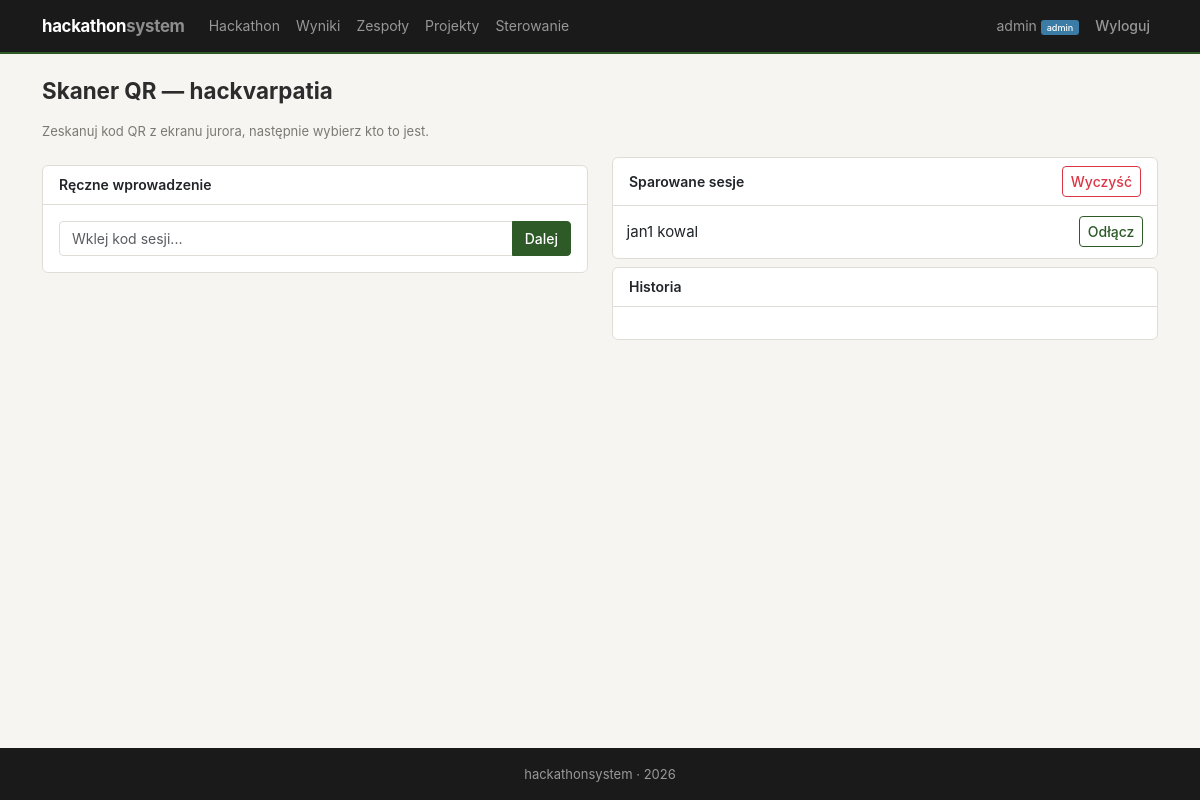
Page /jury/scanner/ (signed in) on the earlier database version.
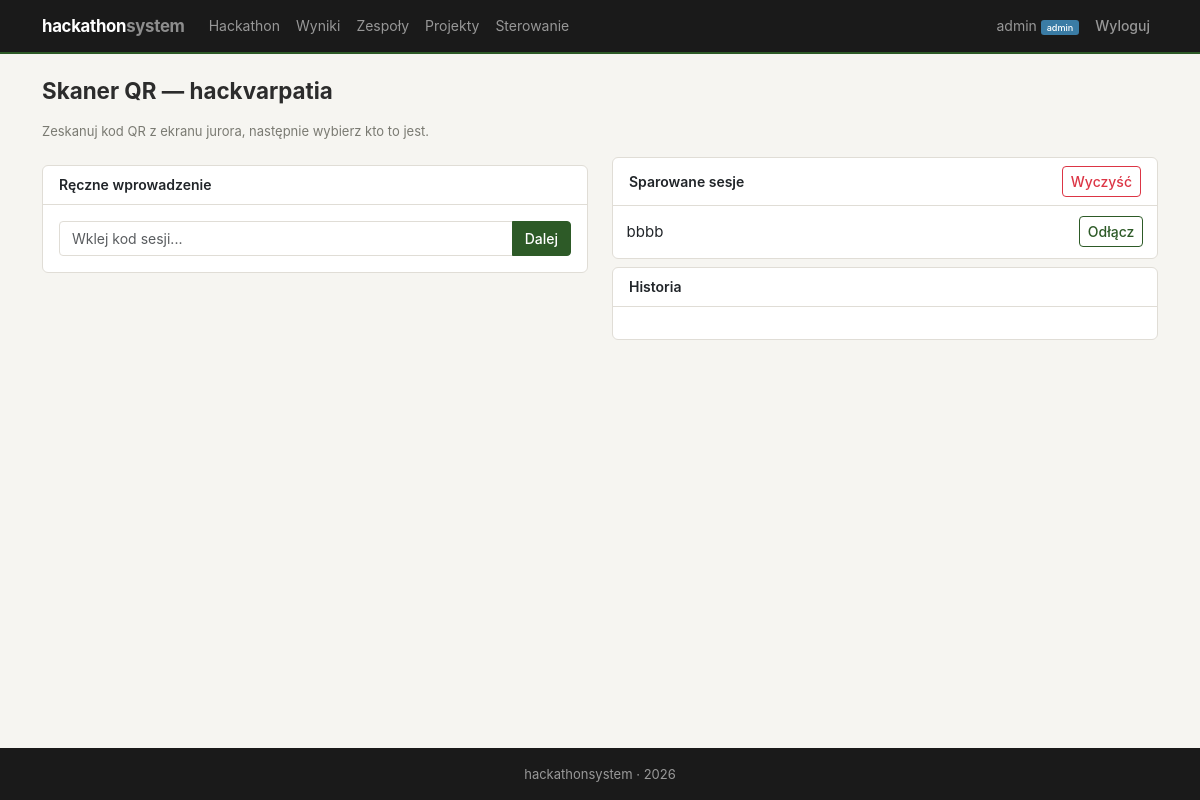
Same page on the later database version.
### judging/models.py (models this page shows, shortened)
class JurySession(models.Model):
    code = models.UUIDField(default=uuid.uuid4, unique=True)
    jury_member = models.ForeignKey(
        JuryMember, null=True, blank=True, on_delete=models.SET_NULL,
        related_name='sessions', verbose_name='Przypisany juror'
    )
    created_at = models.DateTimeField(auto_now_add=True)

class JuryMember(models.Model):
    name = models.CharField(max_length=200, verbose_name='Imię i nazwisko')
    email = models.EmailField(unique=True, verbose_name='Email')
    qr_token = models.UUIDField(default=uuid.uuid4, unique=True, editable=False, verbose_name='Token QR')
    is_active = models.BooleanField(default=True, verbose_name='Aktywny')
    created_at = models.DateTimeField(auto_now_add=True)
    class Meta:
        verbose_name = 'Członek jury (QR)'
        verbose_name_plural = 'Członkowie jury (QR)'

### judging/views.py (the view)
    @login_required
    def wrapper(request, *args, **kwargs):
        if not hasattr(request.user, 'profile') or not request.user.profile.is_admin:
            messages.error(request, 'Brak uprawnień administratora.')
            return redirect('accounts:dashboard')
        return view_func(request, *args, **kwargs)

### accounts/models.py (called while the page is built)
    @property
    def is_admin(self):
        return self.role == 'admin'

### hackathon/models.py (called while the page is built)
    @classmethod
    def current(cls):
        h = cls.objects.first()
        if not h:
            raise Http404("Brak hackathonu. Utwórz hackathon w panelu admina.")
        return h

### judging/views.py (called while the page is built)
def admin_required(view_func):
    @login_required
    def wrapper(request, *args, **kwargs):
        if not hasattr(request.user, 'profile') or not request.user.profile.is_admin:
            messages.error(request, 'Brak uprawnień administratora.')
            return redirect('accounts:dashboard')
        return view_func(request, *args, **kwargs)
    wrapper.__name__ = view_func.__name__
    return wrapper

@admin_required
def jury_scanner(request):
    hackathon = Hackathon.current()
    members = JuryMember.objects.filter(is_active=True).order_by('name')
    paired = JurySession.objects.filter(jury_member__isnull=False).select_related('jury_member').order_by('-created_at')[:20]
    return render(request, 'judging/jury_scanner.html', {
        'hackathon': hackathon,
        'members': members,
        'paired_sessions': paired,
    })

### judging/templates/judging/jury_scanner.html (shortened to what this page needs)
{% extends 'base.html' %}
{% block content %}
<div class="section-header">
    <h2>Skaner QR — {{ hackathon.name }}</h2>
</div>
<p class="text-muted" style="font-size:13px">Zeskanuj kod QR z ekranu jurora, następnie wybierz kto to jest.</p>
<div class="row">
    <div class="col-md-6">
        <div class="card mt-2">
            <div class="card-header">Ręczne wprowadzenie</div>
            <div class="card-body">
                <div class="input-group">
                    <input type="text" id="manual-code" class="form-control" placeholder="Wklej kod sesji...">
                    <button class="btn btn-primary" onclick="showPairForm(document.getElementById('manual-code').value.trim())">Dalej</button>
                </div>
            </div>
        </div>
    </div>
    <div class="col-md-6">
        <div class="card">
            <div class="card-header d-flex justify-content-between align-items-center">
                Sparowane sesje
                {% if paired_sessions %}
                <form method="post" action="{% url 'jury:clear_sessions' %}">
                    <button class="btn btn-sm btn-outline-danger" onclick="return confirm('Wyczyścić wszystkie sesje?')">Wyczyść</button>
                </form>
                {% endif %}
            </div>
            <div>
                {% for s in paired_sessions %}
                <div class="item-row">
                    <span>{{ s.jury_member.name }}</span>
                    <form method="post" action="{% url 'jury:unpair' pk=s.pk %}">
                        <button class="btn btn-sm btn-outline-primary">Odłącz</button>
                    </form>
                </div>
                {% empty %}
                <p class="text-muted p-3 mb-0">Brak sparowanych sesji.</p>
                {% endfor %}
            </div>
        </div>
        <div class="card mt-2">
            <div class="card-header">Historia</div>
            <div class="card-body" id="scan-log" style="font-size:13px"></div>
        </div>
    </div>
</div>
{% endblock %}

Differences in the rows shown:
no longer on this page (row edited): JurySession: jury_member.name "jan1 kowal"
added JurySession: jury_member.name "bbbb"
